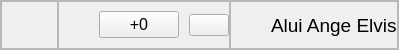
     <widget class="QFrame" name="topFrame">
      <property name="minimumSize">
       <size>
        <width>0</width>
        <height>50</height>
       </size>
      </property>
      <property name="maximumSize">
       <size>
        <width>16777215</width>
        <height>50</height>
       </size>
      </property>
      <property name="frameShape">
       <enum>QFrame::StyledPanel</enum>
      </property>
      <property name="frameShadow">
       <enum>QFrame::Raised</enum>
      </property>
      <layout class="QHBoxLayout" name="horizontalLayout">
       <property name="spacing">
        <number>0</number>
       </property>
       <property name="leftMargin">
        <number>0</number>
       </property>
       <property name="topMargin">
        <number>0</number>
       </property>
       <property name="rightMargin">
        <number>0</number>
       </property>
       <property name="bottomMargin">
        <number>0</number>
       </property>
       <item>
        <widget class="QFrame" name="logoFrame">
         <property name="sizePolicy">
          <sizepolicy hsizetype="Preferred" vsizetype="Expanding">
           <horstretch>0</horstretch>
           <verstretch>0</verstretch>
          </sizepolicy>
         </property>
         <property name="minimumSize">
          <size>
           <width>57</width>
           <height>0</height>
          </size>
         </property>
         <property name="maximumSize">
          <size>
           <width>57</width>
           <height>16777215</height>
          </size>
         </property>
         <property name="frameShape">
          <enum>QFrame::StyledPanel</enum>
         </property>
         <property name="frameShadow">
          <enum>QFrame::Raised</enum>
         </property>
         <layout class="QHBoxLayout" name="horizontalLayout_3">
          <property name="spacing">
           <number>0</number>
          </property>
          <property name="leftMargin">
           <number>0</number>
          </property>
          <property name="topMargin">
           <number>0</number>
          </property>
          <property name="rightMargin">
           <number>0</number>
          </property>
          <property name="bottomMargin">
           <number>0</number>
          </property>
          <item>
           <widget class="QLabel" name="Logo">
            <property name="sizePolicy">
             <sizepolicy hsizetype="Preferred" vsizetype="Preferred">
              <horstretch>0</horstretch>
              <verstretch>0</verstretch>
             </sizepolicy>
            </property>
            <property name="minimumSize">
             <size>
              <width>56</width>
              <height>50</height>
             </size>
            </property>
            <property name="maximumSize">
             <size>
              <width>56</width>
              <height>50</height>
             </size>
            </property>
            <property name="acceptDrops">
             <bool>true</bool>
            </property>
            <property name="toolTip">
             <string notr="true">Logo de l'école</string>
            </property>
            <property name="text">
             <string/>
            </property>
            <property name="pixmap">
             <pixmap resource="ressources.qrc">:/images/images/Logo_inp-hb-360x406.png</pixmap>
            </property>
            <property name="scaledContents">
             <bool>true</bool>
            </property>
            <property name="wordWrap">
             <bool>false</bool>
            </property>
            <property name="openExternalLinks">
             <bool>false</bool>
            </property>
           </widget>
          </item>
         </layout>
        </widget>
       </item>
       <item>
        <widget class="QFrame" name="actionTopFrame">
         <property name="frameShape">
          <enum>QFrame::StyledPanel</enum>
         </property>
         <property name="frameShadow">
          <enum>QFrame::Raised</enum>
         </property>
         <layout class="QHBoxLayout" name="horizontalLayout_2">
          <property name="spacing">
           <number>10</number>
          </property>
          <property name="leftMargin">
           <number>0</number>
          </property>
          <property name="topMargin">
           <number>0</number>
          </property>
          <property name="rightMargin">
           <number>0</number>
          </property>
          <property name="bottomMargin">
           <number>0</number>
          </property>
          <item>
           <spacer name="horizontalSpacer">
            <property name="orientation">
             <enum>Qt::Horizontal</enum>
            </property>
            <property name="sizeHint" stdset="0">
             <size>
              <width>40</width>
              <height>20</height>
             </size>
            </property>
           </spacer>
          </item>
          <item>
           <widget class="QPushButton" name="notifButton">
            <property name="minimumSize">
             <size>
              <width>0</width>
              <height>0</height>
             </size>
            </property>
            <property name="font">
             <font>
              <pointsize>12</pointsize>
             </font>
            </property>
            <property name="cursor">
             <cursorShape>PointingHandCursor</cursorShape>
            </property>
            <property name="toolTip">
             <string>Notification</string>
            </property>
            <property name="text">
             <string>+0</string>
            </property>
            <property name="icon">
             <iconset resource="ressources.qrc">
              <normaloff>:/icons/icons/bell.svg</normaloff>:/icons/icons/bell.svg</iconset>
            </property>
            <property name="iconSize">
             <size>
              <width>24</width>
              <height>24</height>
             </size>
            </property>
           </widget>
          </item>
          <item>
           <widget class="QPushButton" name="userCompte">
            <property name="cursor">
             <cursorShape>PointingHandCursor</cursorShape>
            </property>
            <property name="toolTip">
             <string>Mon Compte</string>
            </property>
            <property name="text">
             <string/>
            </property>
            <property name="icon">
             <iconset resource="ressources.qrc">
              <normaloff>:/icons/icons/user.svg</normaloff>:/icons/icons/user.svg</iconset>
            </property>
            <property name="iconSize">
             <size>
              <width>24</width>
              <height>24</height>
             </size>
            </property>
           </widget>
          </item>
         </layout>
        </widget>
       </item>
       <item>
        <widget class="QFrame" name="usernameFrame">
         <property name="styleSheet">
          <string notr="true"/>
         </property>
         <property name="frameShape">
          <enum>QFrame::StyledPanel</enum>
         </property>
         <property name="frameShadow">
          <enum>QFrame::Raised</enum>
         </property>
         <layout class="QHBoxLayout" name="horizontalLayout_4">
          <property name="spacing">
           <number>0</number>
          </property>
          <property name="leftMargin">
           <number>0</number>
          </property>
          <property name="topMargin">
           <number>0</number>
          </property>
          <property name="rightMargin">
           <number>0</number>
          </property>
          <property name="bottomMargin">
           <number>0</number>
          </property>
          <item>
           <spacer name="horizontalSpacer_3">
            <property name="orientation">
             <enum>Qt::Horizontal</enum>
            </property>
            <property name="sizeHint" stdset="0">
             <size>
              <width>40</width>
              <height>20</height>
             </size>
            </property>
           </spacer>
          </item>
          <item>
           <widget class="QLabel" name="username">
            <property name="font">
             <font>
              <pointsize>14</pointsize>
             </font>
            </property>
            <property name="toolTip">
             <string>Nom d'utilisateur</string>
            </property>
            <property name="text">
             <string>Alui Ange Elvis</string>
            </property>
           </widget>
          </item>
         </layout>
        </widget>
       </item>
      </layout>
     </widget>
